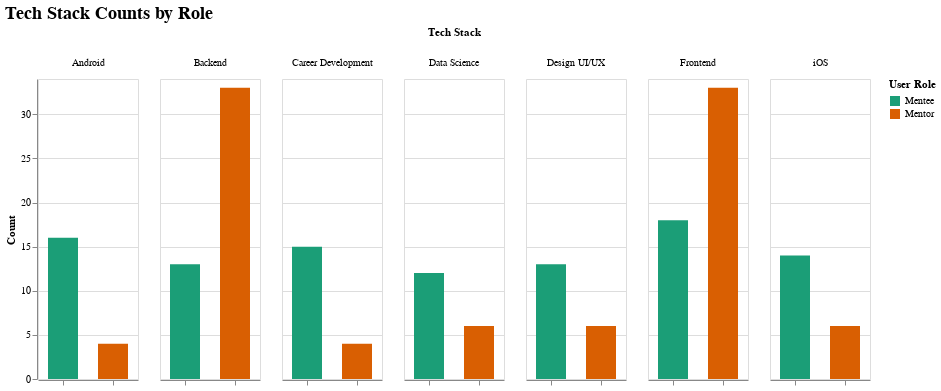

The notebook cell this image was saved under:
### Markdown cell above
# Final Visualization

### Code cell
alt.Chart(DF, title="Tech Stack Counts by Role").mark_bar(size=30).encode(
    column=alt.Column('Tech Stack'),
    x=alt.X('User Role', axis=alt.Axis(labels=False, title=None)),
    y=alt.Y('Count', scale=alt.Scale(domain=(0, (DF["Count"].max() + 1)))),
    color=alt.Color('User Role', scale=alt.Scale(scheme="dark2")),
    tooltip=alt.Tooltip(list(DF.columns)[1:])).properties(width=100).configure_title(fontSize=18)

### Figure 1 — Vega-Lite specification as saved in the notebook (floating-point values rounded to 4 significant figures)
{"config": {"view": {"continuousWidth": 400, "continuousHeight": 300}, "title": {"fontSize": 18}}, "data": {"name": "data-3fef6ddb3a70e14eeccd85addc16212b"}, "mark": {"type": "bar", "size": 30}, "encoding": {"color": {"field": "User Role", "scale": {"scheme": "dark2"}, "type": "nominal"}, "column": {"field": "Tech Stack", "type": "nominal"}, "tooltip": [{"field": "Count", "type": "quantitative"}, {"field": "User Role", "type": "nominal"}], "x": {"axis": {"labels": false, "title": null}, "field": "User Role", "type": "nominal"}, "y": {"field": "Count", "scale": {"domain": [0, 34.0]}, "type": "quantitative"}}, "title": "Tech Stack Counts by Role", "width": 100, "$schema": "https://vega.github.io/schema/vega-lite/v4.17.0.json", "datasets": {"data-3fef6ddb3a70e14eeccd85addc16212b": [{"Tech Stack": "Android", "Count": 16, "User Role": "Mentee"}, {"Tech Stack": "Backend", "Count": 13, "User Role": "Mentee"}, {"Tech Stack": "Career Development", "Count": 15, "User Role": "Mentee"}, {"Tech Stack": "Data Science", "Count": 12, "User Role": "Mentee"}, {"Tech Stack": "Design UI/UX", "Count": 13, "User Role": "Mentee"}, {"Tech Stack": "Frontend", "Count": 18, "User Role": "Mentee"}, {"Tech Stack": "iOS", "Count": 14, "User Role": "Mentee"}, {"Tech Stack": "Android", "Count": 4, "User Role": "Mentor"}, {"Tech Stack": "Backend", "Count": 33, "User Role": "Mentor"}, {"Tech Stack": "Career Development", "Count": 4, "User Role": "Mentor"}, {"Tech Stack": "Data Science", "Count": 6, "User Role": "Mentor"}, {"Tech Stack": "Design UI/UX", "Count": 6, "User Role": "Mentor"}, {"Tech Stack": "Frontend", "Count": 33, "User Role": "Mentor"}, {"Tech Stack": "iOS", "Count": 6, "User Role": "Mentor"}]}}
